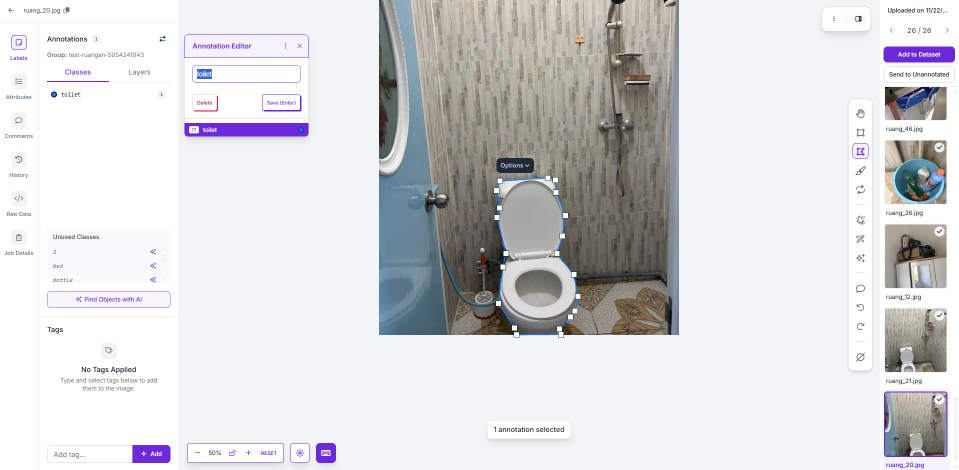
#> input picture bukti/screenshot_anotasi/anotasi_editor_ruang_20.png, 1917 x 939 px (shown at 1/2 size); its folder holds only this picture in this run
$ python siapkan_foto.py ../bukti/screenshot_anotasi   (older library calls are emulated)
#> lines starting #> are read from the running program, lines starting #| are printed output that depends on the picture
"""Persiapan test set buatan sendiri (Tugas 3 - Segmentasi Instance).

Yang dilakukan skrip ini:
1. Membaca foto asli dari HP (HEIC/JPG/PNG) di folder masukan. File asli TIDAK diubah.
2. Mengonversi ke JPG (rotasi EXIF diterapkan, sisi terpanjang maks 1600 px) dengan nama
   konsisten ruang_01.jpg, ruang_02.jpg, ... -> siap diunggah ke Roboflow.
   Data GPS dibuang dari JPG hasil konversi (privasi: project Roboflow gratis bersifat publik).
3. Menulis bukti/metadata_exif.csv  : EXIF tiap foto (tanggal, perangkat, lensa, ISO, eksposur, flash).
4. Menulis data/kondisi_foto.csv    : saran kondisi (normal/redup/backlight) dari statistik kecerahan.
   PERIKSA DAN KOREKSI file ini secara manual: oklusi dan sudut ekstrem tidak bisa dideteksi
   otomatis. Notebook memakai file ini untuk analisis performa per kondisi.

Pemakaian:
    pip install pillow pillow-heif opencv-python numpy
    python scripts/siapkan_foto.py foto/asli_heic

Semua path keluaran relatif ke root repo (folder induk scripts/), dari mana pun skrip dijalankan.
"""
import argparse
import csv
import os
import sys

import cv2
import numpy as np
from PIL import Image, ImageOps

try:
    from pillow_heif import register_heif_opener
    register_heif_opener()
#> (this line was passed over: pillow_heif is not available in this run)
except ImportError:
    print("Peringatan: pillow-heif belum terpasang, file .HEIC tidak bisa dibaca (pip install pillow-heif)")

EKSTENSI = {".heic", ".heif", ".jpg", ".jpeg", ".png"}
TAG_EXIF = {  # id tag EXIF standar
    "Make": 0x010F, "Model": 0x0110, "DateTime": 0x0132, "Orientation": 0x0112,
    "DateTimeOriginal": 0x9003, "LensModel": 0xA434, "ISO": 0x8827,
    "ExposureTime": 0x829A, "FNumber": 0x829D, "Flash": 0x9209, "FocalLength": 0x920A,
}
IFD_EXIF, IFD_GPS = 0x8769, 0x8825


def baca_exif(img):
    ex = img.getexif()
    sub = ex.get_ifd(IFD_EXIF)
    ambil = lambda k: sub.get(TAG_EXIF[k], ex.get(TAG_EXIF[k], ""))
    eksp = ambil("ExposureTime")
    try:
        eksp = f"1/{round(1 / float(eksp))}" if eksp and float(eksp) < 1 else (f"{float(eksp)}" if eksp else "")
    except (ZeroDivisionError, TypeError, ValueError):
        eksp = str(eksp)
    flash = ambil("Flash")
    return {
        "tanggal_ambil": ambil("DateTimeOriginal") or ambil("DateTime"),
        "perangkat": f"{ambil('Make')} {ambil('Model')}".strip(),
        "lensa": ambil("LensModel"),
        "ISO": ambil("ISO"),
        "eksposur_detik": eksp,
        "f_number": ambil("FNumber"),
        "flash": "" if flash == "" else ("ya" if int(flash) & 1 else "tidak"),
        "ada_gps": "ya" if ex.get_ifd(IFD_GPS) else "tidak",
    }


def statistik_cahaya(rgb):
    g = cv2.cvtColor(rgb, cv2.COLOR_RGB2GRAY)
    kecil = cv2.resize(g, (400, int(400 * g.shape[0] / g.shape[1])))
    mean = float(kecil.mean())
    terang = float((kecil > 240).mean())
    gelap = float((kecil < 40).mean())
    tajam = float(cv2.Laplacian(kecil, cv2.CV_64F).var())
    if terang > 0.10 and gelap > 0.25:
        saran = "backlight"
    elif mean < 70:
        saran = "redup"
    else:
        saran = "normal"
    return {"kecerahan_rata2": round(mean, 1), "porsi_piksel_terang": round(terang, 3),
            "porsi_piksel_gelap": round(gelap, 3), "ketajaman_laplacian": round(tajam, 1)}, saran


ROOT = os.path.dirname(os.path.dirname(os.path.abspath(__file__)))
F_EXIF = os.path.join(ROOT, "bukti", "metadata_exif.csv")
F_KONDISI = os.path.join(ROOT, "data", "kondisi_foto.csv")


def main():
    ap = argparse.ArgumentParser()
    ap.add_argument("masukan", help="folder berisi foto asli dari HP")
    ap.add_argument("--keluar", default=os.path.join(ROOT, "foto", "jpg"), help="folder hasil konversi JPG")
    ap.add_argument("--maks", type=int, default=1600, help="sisi terpanjang (px)")
    ap.add_argument("--awalan", default="ruang", help="awalan nama file hasil")
    a = ap.parse_args()

    files = sorted(f for f in os.listdir(a.masukan) if os.path.splitext(f)[1].lower() in EKSTENSI)
    if not files:
        sys.exit(f"Tidak ada foto di {a.masukan}")
    os.makedirs(a.keluar, exist_ok=True)
    os.makedirs(os.path.dirname(F_EXIF), exist_ok=True)
    os.makedirs(os.path.dirname(F_KONDISI), exist_ok=True)

    baris_exif, baris_kondisi = [], []
    for i, f in enumerate(files, 1):
        nama = f"{a.awalan}_{i:02d}.jpg"
        img = Image.open(os.path.join(a.masukan, f))
        meta = baca_exif(img)
        exif = img.getexif()
        img = ImageOps.exif_transpose(img).convert("RGB")
        img.thumbnail((a.maks, a.maks), Image.LANCZOS)
        # Salin EXIF tanpa GPS, orientasi di-reset karena piksel sudah diputar.
        exif[TAG_EXIF["Orientation"]] = 1
        if IFD_GPS in exif:
            del exif[IFD_GPS]
        img.save(os.path.join(a.keluar, nama), quality=92, exif=exif.tobytes())

        stat, saran = statistik_cahaya(np.asarray(img))
        baris_exif.append({"file": nama, "file_asli": f, "resolusi_asli": "x".join(map(str, Image.open(os.path.join(a.masukan, f)).size)),
                           **meta, **stat})
        baris_kondisi.append({"file": nama, "kondisi": saran, "saran_otomatis": saran, "catatan": ""})
        print(f"{f:>20} -> {nama}  {meta['tanggal_ambil']}  ISO {meta['ISO']}  kecerahan {stat['kecerahan_rata2']:>5}  saran: {saran}")

    with open(F_EXIF, "w", newline="", encoding="utf-8") as fo:
        w = csv.DictWriter(fo, fieldnames=list(baris_exif[0]))
        w.writeheader(); w.writerows(baris_exif)
    if os.path.exists(F_KONDISI):
        print("\nkondisi_foto.csv sudah ada -> tidak ditimpa (supaya koreksi manualmu aman). "
              "Hapus file itu jika ingin membuat ulang.")
    else:
        with open(F_KONDISI, "w", newline="", encoding="utf-8") as fo:
            w = csv.DictWriter(fo, fieldnames=list(baris_kondisi[0]))
            w.writeheader(); w.writerows(baris_kondisi)

    n_sulit = sum(b["saran_otomatis"] != "normal" for b in baris_kondisi)
    print(f"\n{len(files)} foto dikonversi ke '{a.keluar}/'. EXIF: {F_EXIF}")
    print(f"Saran otomatis: {n_sulit} foto redup/backlight. Tandai oklusi / sudut_ekstrem secara manual di kondisi_foto.csv.")
    if len(files) < 40:
        print(f"PERHATIAN: baru {len(files)} foto, ketentuan minimal 40.")


if __name__ == "__main__":
    main()
#> in main, img is the input picture: PIL image 1917x939 RGBA; mean R, G, B, A 215.3, 215.2, 217.3, 255
#> in baca_exif, `sub = ex.get_ifd(IFD_EXIF)`: sub = 0 items
#> in main, `meta = baca_exif(img)`: meta = {'tanggal_ambil': '', 'perangkat': '', 'lensa': '', 'ISO': '', 'eksposur_detik': '', 'f_number': '', 'flash': '', 'ada_gps': 'tidak'}
#> in statistik_cahaya, `g = cv2.cvtColor(rgb, cv2.COLOR_RGB2GRAY)`:
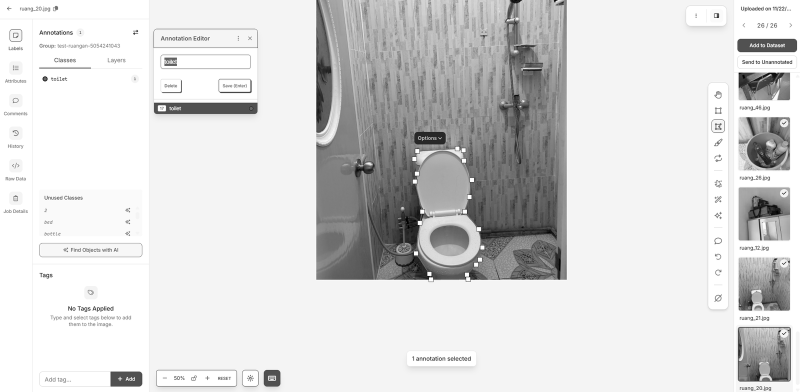
#> g: shape (784, 1600) (shown at 1/2 size); min 0, max 255, mean 215.4
#> in statistik_cahaya, `kecil = cv2.resize(g, (400, int(400 * g.shape[0] / g.shape[1])))`:
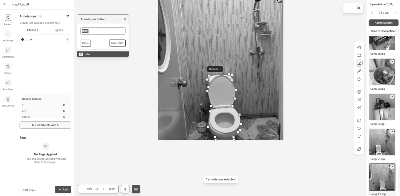
#> kecil: shape (196, 400); min 0, max 255, mean 215.4
#> in statistik_cahaya, `mean = float(kecil.mean())`: mean = 215.4
#> in statistik_cahaya, `terang = float((kecil > 240).mean())`: terang = 0.694
#> in statistik_cahaya, `gelap = float((kecil < 40).mean())`: gelap = 0.00358
#> in statistik_cahaya, `tajam = float(cv2.Laplacian(kecil, cv2.CV_64F).var())`: tajam = 2271
#> in main, `stat, saran = statistik_cahaya(np.asarray(img))`: stat = {'kecerahan_rata2': 215.4, 'porsi_piksel_terang': 0.694, 'porsi_piksel_gelap': 0.004, 'ketajaman_laplacian': 2271}; saran = 'normal'
#| anotasi_editor_ruang_20.png -> ruang_01.jpg    ISO   kecerahan 215.4  saran: normal
#> in main, `n_sulit = sum(b["saran_otomatis"] != "normal" for b in baris_kondisi)`: n_sulit = 0
#| Saran otomatis: 0 foto redup/backlight. Tandai oklusi / sudut_ekstrem secara manual di kondisi_foto.csv.

$ run again, on bukti/screenshot_anotasi/dataset_42_foto.png
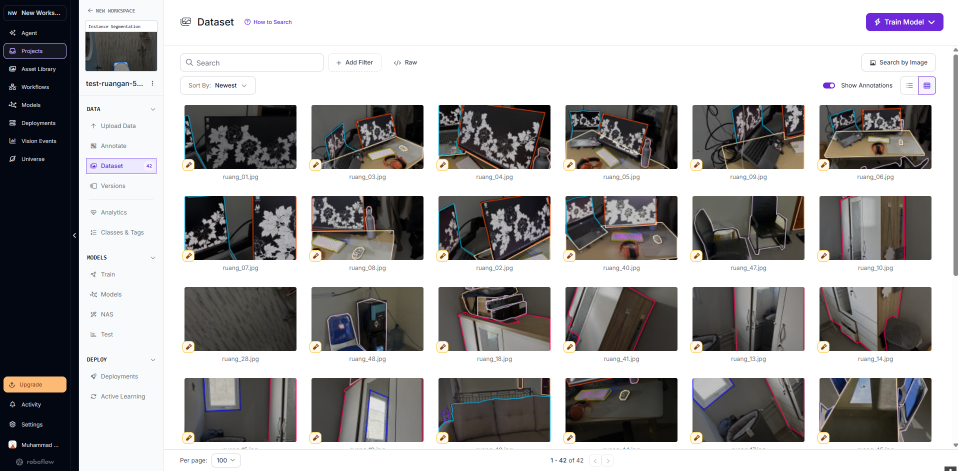
#> input picture bukti/screenshot_anotasi/dataset_42_foto.png, 1915 x 942 px (shown at 1/2 size)
#> in main, img is the input picture: PIL image 1915x942 RGBA; mean R, G, B, A 165.5, 163.8, 164.2, 255
#> sub = 0 items
#> meta = {'tanggal_ambil': '', 'perangkat': '', 'lensa': '', 'ISO': '', 'eksposur_detik': '', 'f_number': '', 'flash': '', 'ada_gps': 'tidak'}
#> in statistik_cahaya, `g = cv2.cvtColor(rgb, cv2.COLOR_RGB2GRAY)`:
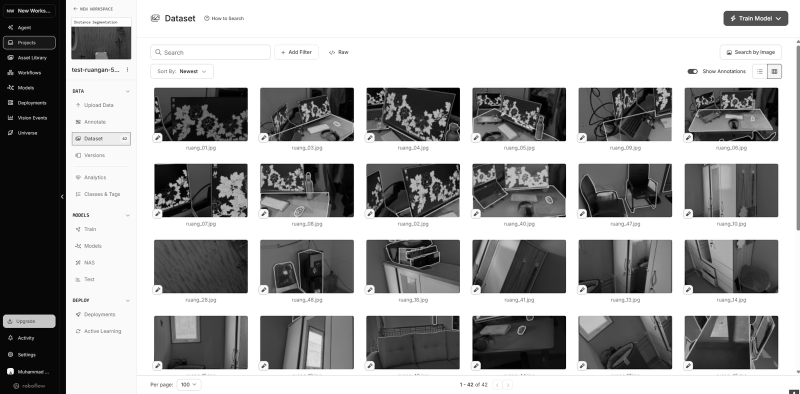
#> g: shape (787, 1600) (shown at 1/2 size); min 0, max 255, mean 164.2
#> in statistik_cahaya, `kecil = cv2.resize(g, (400, int(400 * g.shape[0] / g.shape[1])))`:
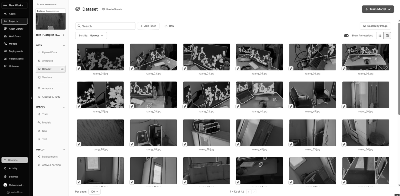
#> kecil: shape (196, 400); min 0, max 255, mean 164
#> mean = 164
#> terang = 0.495
#> gelap = 0.161
#> tajam = 6732.3
#> stat = {'kecerahan_rata2': 164, 'porsi_piksel_terang': 0.495, 'porsi_piksel_gelap': 0.161, 'ketajaman_laplacian': 6732.3}; saran = 'normal'
#|  dataset_42_foto.png -> ruang_01.jpg    ISO   kecerahan 164.0  saran: normal
#> n_sulit = 0
#| Saran otomatis: 0 foto redup/backlight. Tandai oklusi / sudut_ekstrem secara manual di kondisi_foto.csv.
